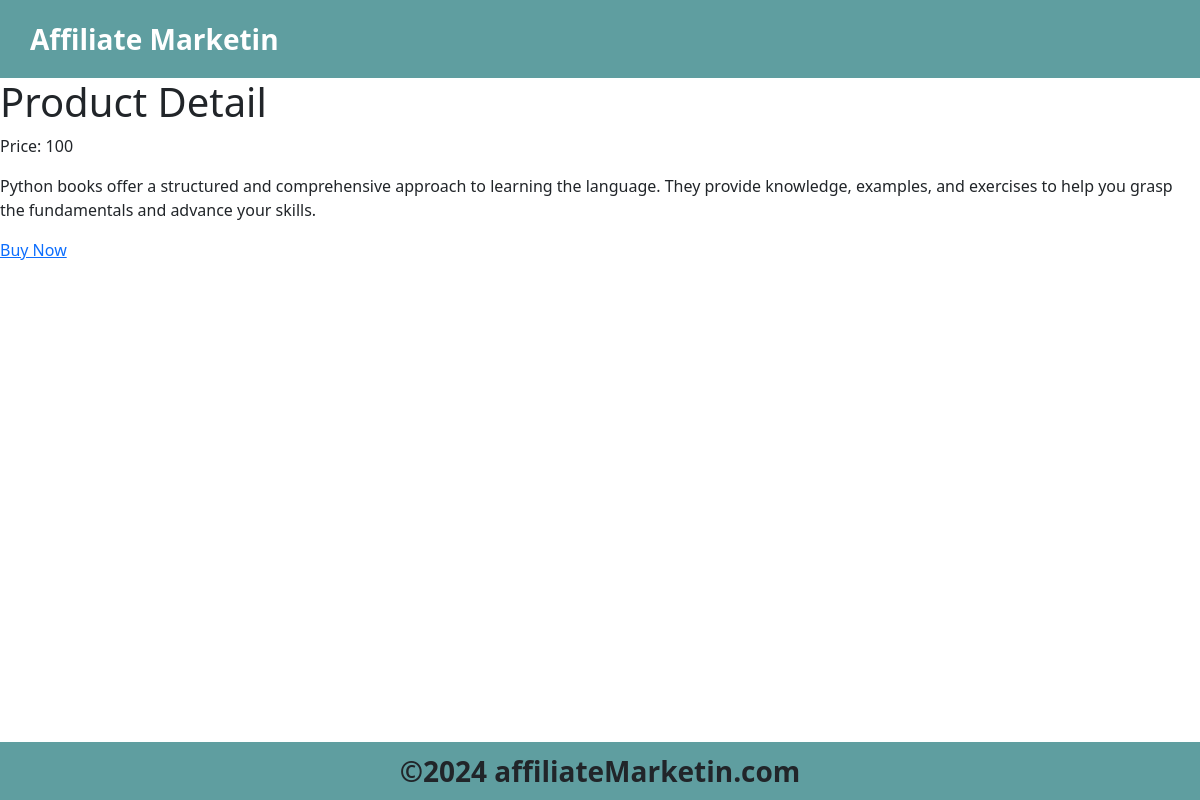
Screenshot of /products/2/ with the database file from the repository.
### products/models.py (models this page shows, shortened)
class Product(models.Model):
    name = models.CharField(max_length=100)
    price = models.IntegerField()
    description = models.TextField()
    image_url = models.URLField()
    affiliate_link = models.URLField()

### products/views.py (the view)
# urls.py: path('products/<int:id>/', views.product_detail, name='product_detail'),
def product_detail(request, id):
    product = get_object_or_404(Product, id=id)
    return render(request, 'product_detail.html', {'product': product})

### products/templates/product_detail.html (shortened to what this page needs)
{% extends 'base.html' %}
{% block content %}
    <h1>Product Detail</h1>
    <p>Price: {{product.price}}</p>
    <p>{{product.description}}</p>
    <a href="{{product.affiliate_link}}">Buy Now</a>
{% endblock content %}

### rows the page displays
Product: price "100", description "Python books offer a structured and comprehensive approach to learning the language. They provide knowledge, examples, and exercises to help you grasp the fundamentals and advance your skills."
